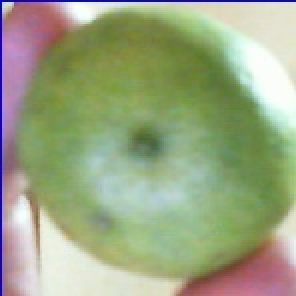
#> input picture Entregable 7/temp_limon.jpg, 148 x 148 px, given in place of the camera (shown 2 times larger)
$ python 'E5-Figuras y Colores completos.py'
#> lines starting #> are read from the running program, lines starting #| are printed output that depends on the picture; after the words box and inside, x2 and y2 are one past the last pixel; in counts of white or black regions, pixels touching at a corner belong together
# -*- coding: utf-8 -*-
"""
Created on Wed Jun 17 18:59:23 2020

@author: TEC
"""
import cv2
import numpy as np
"""
Rangos de colores 0 - 180
"""

"""ROJO"""
rojoInicio=np.array([0,90,20],np.uint8)
rojoFin=np.array([7,200,200],np.uint8)
"""ROJO CLARO"""
rojoClaroInicio=np.array([0,201,201],np.uint8)
rojoClaroFin=np.array([7,255,255],np.uint8)
"""NARANJA"""
naranjaInicio=np.array([8,90,20],np.uint8)
naranjaFin=np.array([16,255,255],np.uint8)
"""AMARILLO"""
amarilloInicio=np.array([17,90,20],np.uint8)
amarilloFin=np.array([40,255,255],np.uint8)
"""VERDE"""
verdeInicio=np.array([41,90,20],np.uint8)
verdeFin=np.array([73,255,255],np.uint8)
"""CELESTE"""
celesteInicio=np.array([74,90,20],np.uint8)
celesteFin=np.array([110,255,255],np.uint8)
"""AZUL"""
azulInicio=np.array([111,90,20],np.uint8)
azulFin=np.array([126,255,255],np.uint8)
"""MORADO"""
moradoInicio=np.array([127,90,20],np.uint8)
moradoFin=np.array([150,255,255],np.uint8)
"""ROSA"""
rosaInicio=np.array([151,90,20],np.uint8)
rosaFin=np.array([172,255,255],np.uint8)
# """ROJO"""
# rojoAltoInicio=np.array([173,90,20],np.uint8)
# rojoAltoFin=np.array([180,255,255],np.uint8)

"""Módulo para determinar el color de la figura encontrada"""
# [95 lines left out: function colorFigura, not called in this run]
"""Módulo para determinar el nombre de la figura encontrada"""
# [28 lines left out: function nombreFigura, not called in this run]

"""Módulo para rastrear los colores en la imagen de la cámara"""
def rastrearColor(aislarColor, color,fotograma,HSV):
    contornos,_=cv2.findContours(aislarColor, cv2.RETR_EXTERNAL, cv2.CHAIN_APPROX_SIMPLE)
    for i in contornos:
        area=cv2.contourArea(i)
        if area>6500:
            i=cv2.convexHull(i)#quitar ruido
            a,b,c,d=cv2.boundingRect(i)#asignar coordenadas
            aislarFigura=np.zeros(fotograma.shape[:2], dtype="uint8")#Campo negro equivalente al fotograma
            aislarFigura=cv2.drawContours(aislarFigura,[i],-1,255,-1)#Trazo del contorno en el campo negro
            figuraAislada=cv2.bitwise_and(HSV,HSV, mask= aislarFigura)#Color natural del area dentro del contorno aislado
            """Funciones para el nombre y colkr"""
            nombreDelColor=colorFigura(figuraAislada)
            nombre=nombreFigura(i,c,d)
            figuraColor=nombre+' '+nombreDelColor
            cv2.drawContours(fotograma, [i], 0, color,3)
            cv2.putText(fotograma, figuraColor, (a,b-5), 1, 1, color,2)

"""MAIN"""
"""
Conexión a la cámara
"""

conexionCamara=cv2.VideoCapture(0)

while(conexionCamara.isOpened()):
    recibe,fotograma=conexionCamara.read()#Se obtienen lecturas de la webcam
#> fotograma is the input picture: shape (148, 148, 3); mean B, G, R 132.3, 166, 155.7
    if recibe==True:  #Si se reciben imágenes inicia el proceso
        colorConvertido=cv2.cvtColor(fotograma, cv2.COLOR_BGR2HSV)
#> colorConvertido: shape (148, 148, 3); mean H, S, V 59.6, 79.5, 175.9
        """Aislamiento de cada color"""
        aislarRojo=cv2.inRange(colorConvertido,rojoInicio,rojoFin)
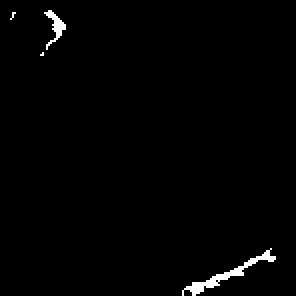
#> aislarRojo: shape (148, 148) (shown 2 times larger); 1.2% white; 4 white regions (2 under 20 px), largest, box (x1, y1, x2, y2) and area: (91, 124, 138, 148) 181, (22, 5, 33, 25) 73
        aislarRojoClaro=cv2.inRange(colorConvertido,rojoClaroInicio,rojoClaroFin)
#> aislarRojoClaro: shape (148, 148); every value is 0
        aislarNaranja=cv2.inRange(colorConvertido,naranjaInicio,naranjaFin)
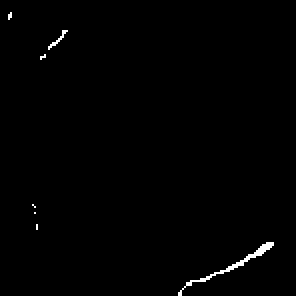
#> aislarNaranja: shape (148, 148) (shown 2 times larger); 0.68% white in thin lines or dots, all inside (x1, y1, x2, y2) = (4, 6, 137, 148)
        aislarAmarillo=cv2.inRange(colorConvertido,amarilloInicio,amarilloFin)
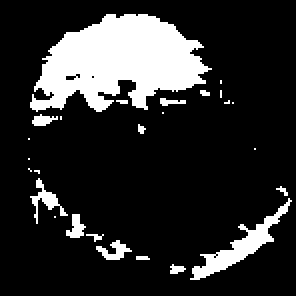
#> aislarAmarillo: shape (148, 148) (shown 2 times larger); 16.9% white; 26 white regions (18 under 20 px), largest, box (x1, y1, x2, y2) and area: (15, 7, 106, 56) 2777, (95, 99, 146, 140) 452, (15, 89, 34, 112) 117
        aislarVerde=cv2.inRange(colorConvertido,verdeInicio,verdeFin)
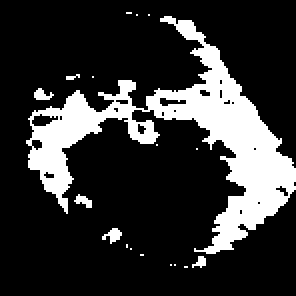
#> aislarVerde: shape (148, 148) (shown 2 times larger); 19.9% white; 18 white regions (13 under 20 px), largest, box (x1, y1, x2, y2) and area: (13, 8, 148, 127) 4191, (51, 114, 61, 122) 42, (17, 44, 27, 50) 36, (37, 97, 46, 104) 34, (96, 128, 103, 134) 25
        aislarCeleste=cv2.inRange(colorConvertido,celesteInicio,celesteFin)
        aislarAzul=cv2.inRange(colorConvertido,azulInicio,azulFin)
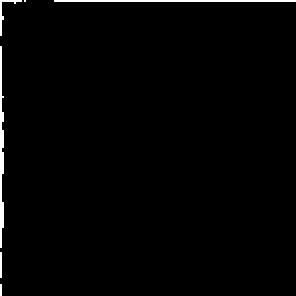
#> aislarAzul: shape (148, 148) (shown 2 times larger); 1.4% white in thin lines or dots
        aislarMorado=cv2.inRange(colorConvertido,moradoInicio,moradoFin)
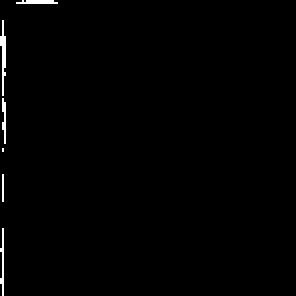
#> aislarMorado: shape (148, 148) (shown 2 times larger); 0.84% white in thin lines or dots, all inside (x1, y1, x2, y2) = (0, 0, 29, 148)
        aislarRosa=cv2.inRange(colorConvertido,rosaInicio,rosaFin)
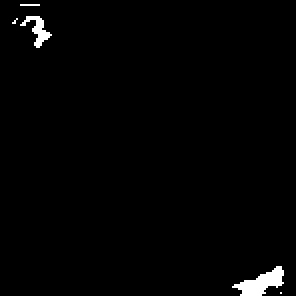
#> aislarRosa: shape (148, 148) (shown 2 times larger); 1.4% white; 5 white regions (3 under 20 px)
        # aislarRojoAlto=cv2.inRange(colorConvertido,rojoAltoInicio,rojoAltoFin)
        """Rastreo de colores"""
        rastrearColor(aislarRojo,[0,0,160],fotograma, colorConvertido)
#> in rastrearColor, `contornos,_=cv2.findContours(aislarColor, cv2.RETR_EXTERNAL, cv2.CHAIN..`: contornos = 4 contours, 2 with area under 20; largest, box (x1, y1, x2, y2) and area: (91, 124, 138, 148) 126, (22, 5, 33, 25) 50
#> the loop in rastrearColor, `for i in contornos:` made 4 passes
#> area on passes 1, 4: 125.5, 50
        rastrearColor(aislarRojoClaro,[0,0,255],fotograma, colorConvertido)
        rastrearColor(aislarNaranja,[0,106,255],fotograma, colorConvertido)
#> in rastrearColor (call 3), `contornos,_=cv2.findContours(aislarColor, cv2.RETR_EXTERNAL, cv2.CHAIN..`: contornos = 7 contours, 6 with area under 20; largest, box (x1, y1, x2, y2) and area: (89, 121, 137, 148) 60
        rastrearColor(aislarAmarillo,[0,195,255],fotograma, colorConvertido)
#> in rastrearColor (call 4), `contornos,_=cv2.findContours(aislarColor, cv2.RETR_EXTERNAL, cv2.CHAIN..`: contornos = 26 contours, 20 with area under 20; largest, box (x1, y1, x2, y2) and area: (15, 7, 106, 56) 2632, (95, 99, 146, 140) 378, (15, 89, 34, 112) 76, (48, 120, 66, 130) 58, (33, 107, 43, 119) 50, (16, 57, 29, 63) 34
        rastrearColor(aislarVerde,[0,255,21],fotograma, colorConvertido)
#> in rastrearColor (call 5), `contornos,_=cv2.findContours(aislarColor, cv2.RETR_EXTERNAL, cv2.CHAIN..`: contornos = 18 contours, 14 with area under 20; largest, box (x1, y1, x2, y2) and area: (13, 8, 148, 127) 4005, (51, 114, 61, 122) 28, (17, 44, 27, 50) 24, (37, 97, 46, 104) 22
        rastrearColor(aislarCeleste,[255,212,0],fotograma, colorConvertido)
        rastrearColor(aislarAzul,[255,0,0],fotograma, colorConvertido)
#> in rastrearColor (call 7), `contornos,_=cv2.findContours(aislarColor, cv2.RETR_EXTERNAL, cv2.CHAIN..`: contornos = 6 contours, 5 with area under 20; largest, box (x1, y1, x2, y2) and area: (0, 23, 2, 124) 39
        rastrearColor(aislarMorado,[255,0,127],fotograma,colorConvertido)
#> in rastrearColor (call 8), `contornos,_=cv2.findContours(aislarColor, cv2.RETR_EXTERNAL, cv2.CHAIN..`: contornos = 6 contours, 5 with area under 20; largest, box (x1, y1, x2, y2) and area: (0, 10, 3, 48) 23
        rastrearColor(aislarRosa,[216,0,255],fotograma, colorConvertido)
#> in rastrearColor (call 9), `contornos,_=cv2.findContours(aislarColor, cv2.RETR_EXTERNAL, cv2.CHAIN..`: contornos = 5 contours, 3 with area under 20; largest, box (x1, y1, x2, y2) and area: (116, 133, 142, 148) 159, (10, 8, 26, 24) 66
        # rastrearColor(aislarRojoAlto,[0,0,255],fotograma, colorConvertido)

        cv2.imshow('Lectura Webcam', fotograma)
        if cv2.waitKey(10) & 0xFF ==ord('s'):
#> (key Esc is pressed here)
            break
conexionCamara.release()
cv2.destroyAllWindows()

$ run again, on Entregable 7/temp_mandarina.jpg
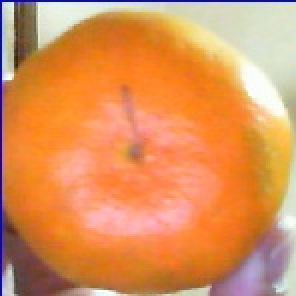
#> input picture Entregable 7/temp_mandarina.jpg, 148 x 148 px, given in place of the camera (shown 2 times larger)
#> fotograma is the input picture: shape (148, 148, 3); mean B, G, R 91.2, 146.5, 221.1
#> colorConvertido: shape (148, 148, 3); mean H, S, V 26.5, 153.3, 224.1
#> `aislarRojo=cv2.inRange(colorConvertido,rojoInicio,rojoFin)`:
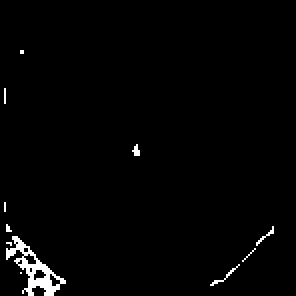
#> aislarRojo: shape (148, 148) (shown 2 times larger); 1.7% white in thin lines or dots, all inside (x1, y1, x2, y2) = (2, 25, 137, 148)
#> aislarRojoClaro: shape (148, 148); every value is 0
#> aislarNaranja: shape (148, 148); 60.6% white; 28 black regions (19 under 20 px), largest, box (x1, y1, x2, y2) and area: (0, 0, 148, 148) 7064, (43, 99, 98, 118) 712, (52, 49, 88, 80) 397
#> aislarAmarillo: shape (148, 148); 8% white; 22 white regions (18 under 20 px), largest, box (x1, y1, x2, y2) and area: (7, 5, 126, 51) 866, (122, 58, 148, 108) 743, (5, 20, 11, 41) 36, (8, 3, 16, 10) 35
#> aislarAzul: shape (148, 148); 1.2% white in thin lines or dots
#> aislarMorado: shape (148, 148); 0.47% white in thin lines or dots, all inside (x1, y1, x2, y2) = (0, 41, 3, 137)
#> aislarRosa: shape (148, 148); 0.03% white in thin lines or dots, all inside (x1, y1, x2, y2) = (2, 108, 132, 128)
#> contornos = 11 contours, 10 with area under 20; largest, box (x1, y1, x2, y2) and area: (3, 118, 33, 148) 282
#> the loop in rastrearColor, `for i in contornos:` made 11 passes
#> area on pass 5: 282.5
#> contornos = 10 contours, 9 with area under 20; largest, box (x1, y1, x2, y2) and area: (2, 8, 138, 148) 14406
#> the loop in rastrearColor (call 3), `for i in contornos:` made 10 passes
#> (area, a, b, c, d) on pass 8: (14405.5, 2, 8, 136, 140)
#> after the loop in rastrearColor (call 3), `for i in contornos:`:
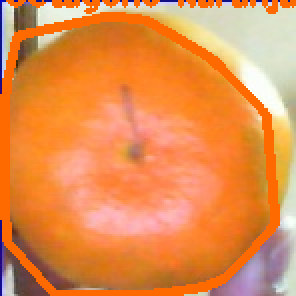
#> fotograma: shape (148, 148, 3) (shown 2 times larger); 11.21% of pixels changed, all inside (x1, y1, x2, y2) = (0, 0, 148, 148)
#> contornos = 22 contours, 19 with area under 20; largest, box (x1, y1, x2, y2) and area: (7, 5, 126, 51) 703, (122, 58, 148, 108) 682, (8, 3, 16, 10) 24
#> contornos = 3 contours, all with area under 20
#> contornos = 4 contours, all with area under 20
